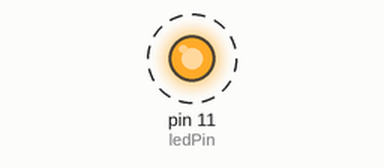
The program below on a simulated Raspberry Pi (header pin numbers). Shown: output pins drawn as LEDs (lit = HIGH). Dashed ring = blinking. What the program prints to the terminal is not drawn.

Above: at 0.5 s.
Timing chart, 0 to 4.6 s (numbered marks = the images above):
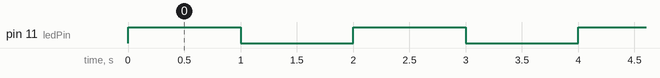

The program:

Blink.py
```python
#!/usr/bin/env python3
########################################################################
# Filename    : Blink.py
# Description : Basic usage of GPIO. Let led blink.
# auther      : www.freenove.com
# modification: 2019/12/28
########################################################################
import RPi.GPIO as GPIO
import time

ledPin = 11  # define ledPin


def setup():
    GPIO.setmode(GPIO.BOARD)  # use PHYSICAL GPIO Numbering
    GPIO.setup(ledPin, GPIO.OUT)  # set the ledPin to OUTPUT mode
    GPIO.output(ledPin, GPIO.LOW)  # make ledPin output LOW level
    print('using pin %d' % ledPin)


def loop():
    while True:

        GPIO.output(ledPin, GPIO.HIGH)  # make ledPin output HIGH level to turn on led
        print('led turned on GIT ON TEST2 >>>')  # print information on terminal
        time.sleep(1)  # Wait for 1 second
        GPIO.output(ledPin, GPIO.LOW)  # make ledPin output LOW level to turn off led
        print('led turned off GIT OFF TEST2 <<<')
        time.sleep(1)  # Wait for 1 second


def destroy():
    GPIO.cleanup()  # Release all GPIO


if __name__ == '__main__':  # Program entrance
    print('Program is starting ... \n')
    setup()
    try:
        loop()
    except KeyboardInterrupt:  # Press ctrl-c to end the program.
        destroy()
```

Measured:
- by itself, pin 11 (ledPin): alternates HIGH for 1.0 s and LOW for 1.0 s
